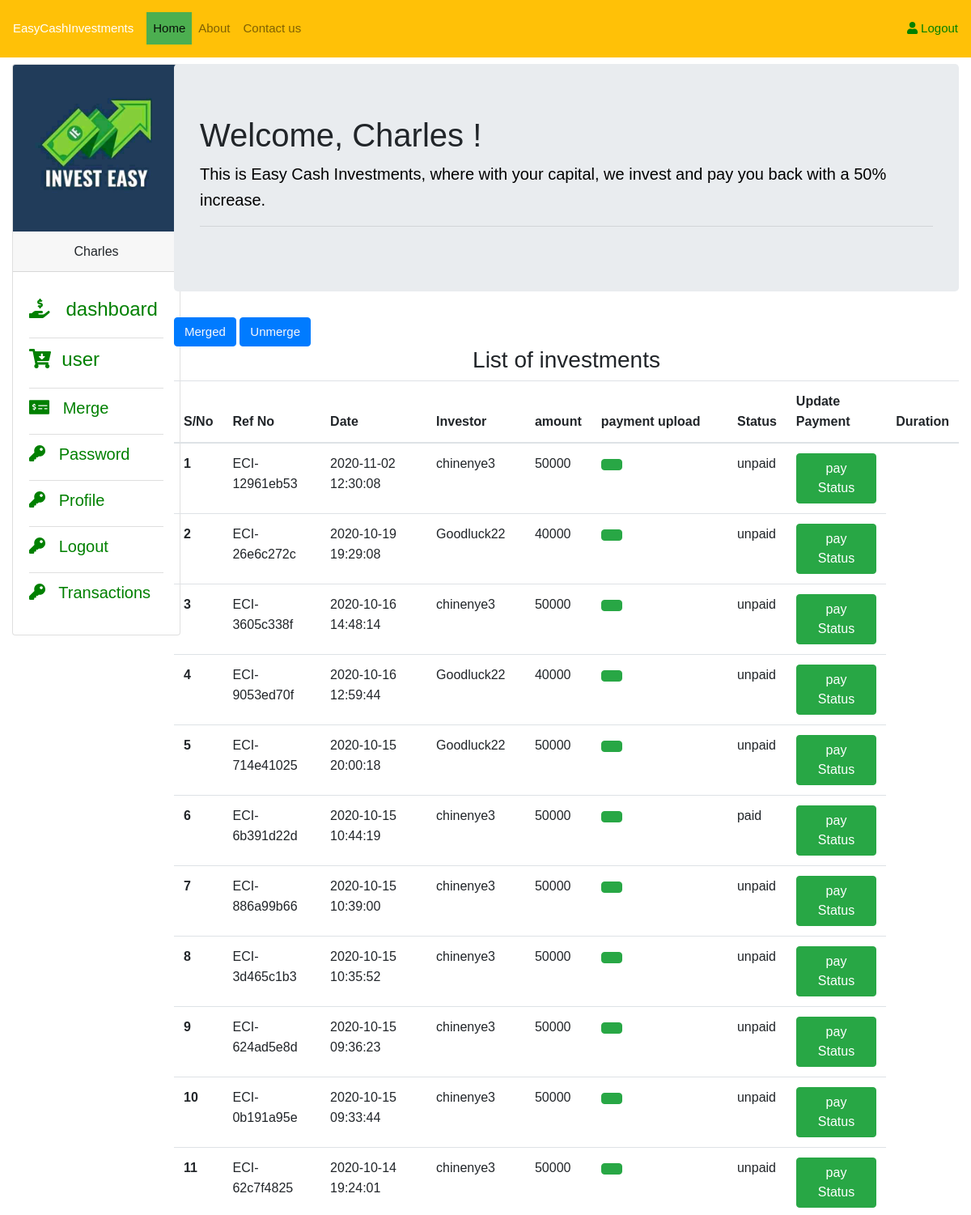
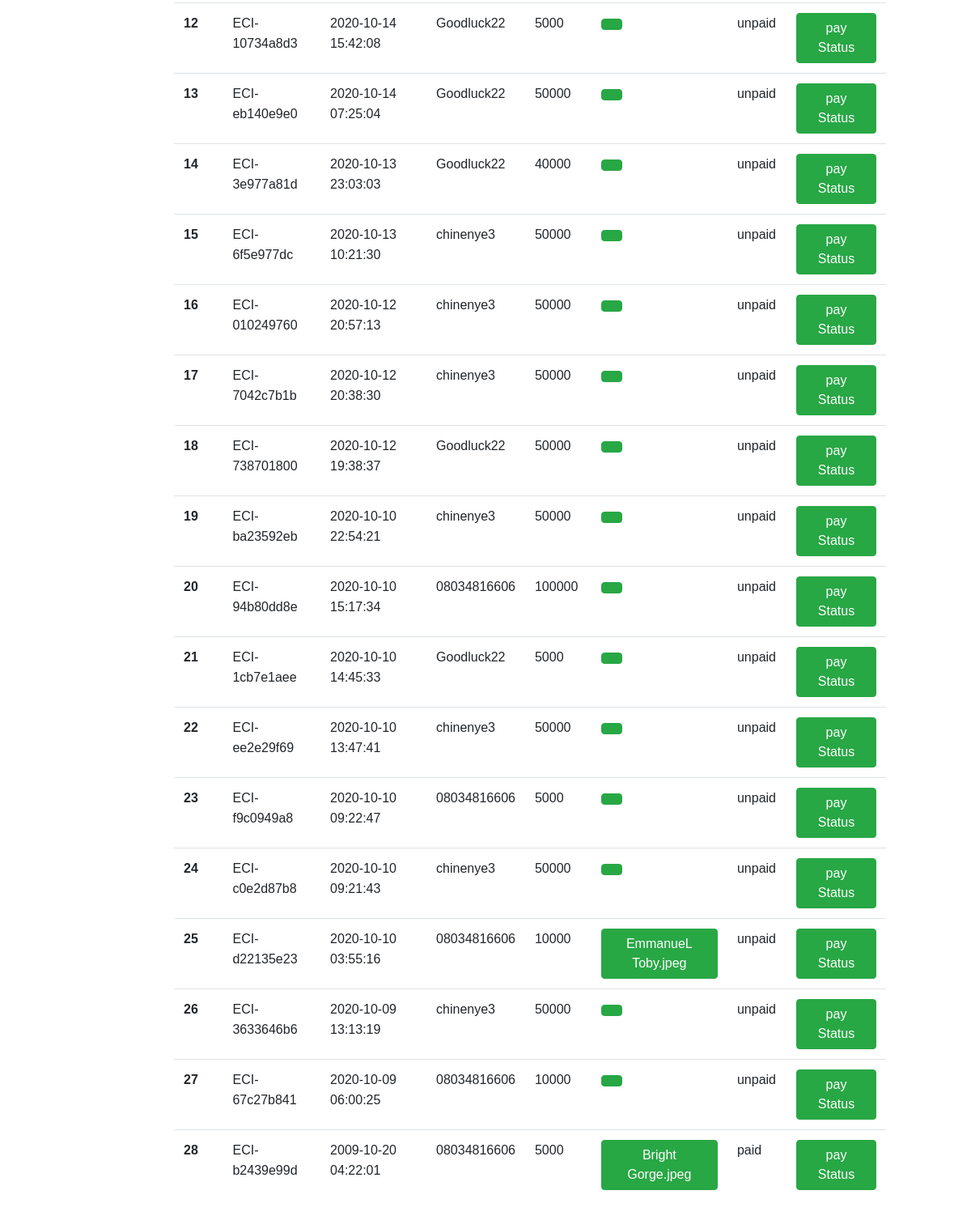
Screenshot of /admin/merging.php (signed in) with the database file from the repository (2 pictures, top to bottom).
### tables this page shows
CREATE TABLE `invest` (
  `invest_id` int(22) NOT NULL,
  `ref_no` varchar(255) NOT NULL,
  `uname` varchar(255) NOT NULL,
  `amount` varchar(255) NOT NULL,
  `date` datetime NOT NULL,
  `amt_status` varchar(255) NOT NULL,
  `mer_status` varchar(255) NOT NULL,
  `upload` varchar(255) NOT NULL
);

### admin/merging.php (the view, shortened to what this page needs)
    <?php
   include('includes/config.php');
   if(!isset($_SESSION['email'])){
     echo"<script>window.open('login.php','_self')</script>";
   }
   else{
   ?>
    <!DOCTYPE html>
    <html>
    <head>
      <link rel="stylesheet" href="assets/bootstrap.min.css" type="text/css">
      <link rel="stylesheet" href="assets/all.min.css" type="text/css">
      <link rel="stylesheet" href="assets/style.css">
    </head>
    <body>
    <nav class="navbar navbar-expand-lg navbar-light bg-warning">
      <a class="navbar-brand text-white " href="index.php">EasyCashInvestments</a>
      <div class="collapse navbar-collapse" id="navbarSupportedContent">
        <ul class="navbar-nav mr-auto">
            <li class="nav-item active">
              <a class="nav-link" href="index.php">Home <span class="sr-only">(current)</span></a>
           </li>
           <li class="nav-item">
            <a class="nav-link" href="#about">About</a>
          </li>
          <li class="nav-item">
            <a class="nav-link" href="invest.php">Contact us</a>
          </li>
        </ul>
           <ul class="text-inline my-2 my-lg-0">
             <li class="nav-item">
              <a class="btn btn-success dropdown-item" href="logout.php"><i class="fa fa-user"></i>&nbsp;Logout</a>
          </li>
           </ul>
      </div>
    </nav>
    <div class="container-fluid">
      <div class="row">
          <div class="col-md-2 mt-2 mb-1">
              <div class="card" style="width: 13rem;">
                <img src="../g1.jpg" class="card-img-top" alt="...">
                <div class="card-header text-center">
                 <?php
                 if(isset($_SESSION['email'])){
                    $email = $_SESSION['email'];
                    $get_name = "SELECT * FROM admin WHERE email = '$email'";
                    $name_query = mysqli_query($conn, $get_name);
                    while($name_row = mysqli_fetch_assoc($name_query)){
                        $fname = $name_row['fname'];
                        echo"$fname";
                    }
                 }
                  ?>
                </div>
                <div class="card-body">
                   <ul class="list-group list-group-flush">
                      <li class="list-group-item font-weight-bold  px-0"><a href="index.php"><h4><i class="fas fa-hand-holding-usd"></i> &nbsp; dashboard</h4></a></li>
                       <li class='list-group-item font-weight-bold  px-0'><a href='user.php'><h4><i class='fas fa-cart-arrow-down'></i> &nbsp;user</h4></a></li>
                     <li class='list-group-item font-weight-bold  px-0'><a href='merging.php'><h5><i class='fas fa-money-check-alt'></i> &nbsp; Merge </h5></a></li>
                       <li class='list-group-item font-weight-bold  px-0'><a href='password.php'><h5><i class='fas fa-key'></i> &nbsp; Password</h5></a></li>
                       <li class='list-group-item font-weight-bold px-0'><a href='profile.php'><h5><i class='fas fa-key'></i> &nbsp; Profile</h5></a></li>
                       <li class='list-group-item font-weight-bold px-0'><a href='logout.php'><h5><i class='fas fa-key'></i> &nbsp; Logout</h5></a></li>
                       <li class='list-group-item font-weight-bold px-0'><a href='transaction.php'><h5><i class='fas fa-key'></i> &nbsp; Transactions</h5></a></li>
                      </ul>
               </div>
              </div>
          </div>
          <div class="col-md-10 mt-2 mb-1">
              <div class="jumbotron">
                 <?php
                 if(isset($_SESSION['email'])){
                    $email = $_SESSION['email'];
                    $get_name = "SELECT * FROM admin WHERE email = '$email'";
                    $name_query = mysqli_query($conn, $get_name);
                    while($name_row = mysqli_fetch_assoc($name_query)){
                        $fname = $name_row['fname'];
                        echo"<h1 class='display-5'>Welcome, $fname!</h1>";
                    }
                 }
                  ?>
                 <p class="lead">This is Easy Cash Investments, where with your capital, we invest and pay you back with a 50% increase.
                 </p>
                 <hr>
              </div>
              <div class="">
                  <a href="merging.php?mer=merge" class="btn btn-primary text-light">Merged</a>
                  <a href="merging.php?mer=unmerge" class="btn btn-primary text-light">Unmerge</a>
              </div>
               <div class="table-responsive">
                  <h3 align="center">List of investments</h3>
                  <div id="jsGrid">
                      <form action="merging.php" method="post" enctype="multipart/form-data">
                       <table class="table table-hover">
                         <thead>
                            <tr>
                              <th scope="col">S/No</th>
                              <th scope="col">Ref No</th>
                              <th scope="col">Date</th>
                              <th scope="col">Investor</th>
                              <th scope="col">amount</th>
                              <th scope="col">payment upload</th>
                              <th scope="col">Status</th>
                              <th scope="col">Update Payment</th>
                              <th scope="col">Duration</th>
                            </tr>
                       </thead>
                       <tbody>
        <?php
        if(!isset($_GET['mer'])){
             $i=1;
           $get_allinvest = "SELECT * FROM invest  WHERE mer_status = 'unmerged' ORDER BY 1 DESC";
           $invest_query = mysqli_query($conn,$get_allinvest);
           $invest_count = mysqli_num_rows($invest_query);
           if($invest_count>0){
               while($invest_row = mysqli_fetch_assoc($invest_query)){
            $ref_no = $invest_row['ref_no'];
            $invest_id = $invest_row['invest_id'];
            $uname = $invest_row['uname'];
            $amount = $invest_row['amount'];
            $amt_status = $invest_row['amt_status'];
            $upload = $invest_row['upload'];
            $date = $invest_row['date'];
            echo"
               <tr>
                   <th scope='row'>$i</th>
                   <td>$ref_no</td>
                   <td>$date</td>
                   <td>$uname</td>
                   <td>$amount</td>
                   <td><button class='btn btn-success' data-toggle='modal' data-target='#bankdetails'>$upload</button></td>
                   <td>$amt_status</td>
                               <td>
                               <form action='merging.php' method='post'><input type='hidden' name='update' value='$invest_id'><button type='submit'class='btn btn-success' name='pay'>pay Status</button></form></td>
               </tr>
            ";
            $i++;
           }
           }
           else{
               echo"
               <tr>
                   <td colspan='5'>You Don't have any Merged investor</th>
               </tr>
            ";
           }
             }
        ?>
                       </tbody>
                </table>
                    </form>
                  </div>
              </div>
          </div>
      </div>
    </div>
  </body>
</html>
<?php
    }
?>

### admin/assets/style.css (style rules this page uses)
* { padding:0; margin:0; }
html { background-color: tan; }
body { font:16px/1.6 Arial, sans-serif; }
.active { background-color: #4CAF50; color: white; }
h4 { font: bold; color: green; }
p { color: black; font-size: 17px; }
ul { margin: 0; padding: 0; top: 2em; left: 1em }
ul { text-decoration: none }
a:link { color: green; font-size: 15px; }
.nav-item { list-style-type: none; }
.dropdown-item { padding:1.0rem 0 !important; }
.list-group-item { list-style-type: none; text-decoration: none; }

### rows the page displays
invest: ref_no "ECI-12961eb53", date "2020-11-02 12:30:08", uname "chinenye3", amount "50000", amt_status "unpaid"
invest: ref_no "ECI-26e6c272c", date "2020-10-19 19:29:08", uname "Goodluck22", amount "40000", amt_status "unpaid"
invest: ref_no "ECI-3605c338f", date "2020-10-16 14:48:14", uname "chinenye3", amount "50000", amt_status "unpaid"
invest: ref_no "ECI-9053ed70f", date "2020-10-16 12:59:44", uname "Goodluck22", amount "40000", amt_status "unpaid"
invest: ref_no "ECI-714e41025", date "2020-10-15 20:00:18", uname "Goodluck22", amount "50000", amt_status "unpaid"
invest: ref_no "ECI-6b391d22d", date "2020-10-15 10:44:19", uname "chinenye3", amount "50000", amt_status "paid"
invest: ref_no "ECI-886a99b66", date "2020-10-15 10:39:00", uname "chinenye3", amount "50000", amt_status "unpaid"
invest: ref_no "ECI-3d465c1b3", date "2020-10-15 10:35:52", uname "chinenye3", amount "50000", amt_status "unpaid"
invest: ref_no "ECI-624ad5e8d", date "2020-10-15 09:36:23", uname "chinenye3", amount "50000", amt_status "unpaid"
invest: ref_no "ECI-0b191a95e", date "2020-10-15 09:33:44", uname "chinenye3", amount "50000", amt_status "unpaid"
invest: ref_no "ECI-62c7f4825", date "2020-10-14 19:24:01", uname "chinenye3", amount "50000", amt_status "unpaid"
invest: ref_no "ECI-10734a8d3", date "2020-10-14 15:42:08", uname "Goodluck22", amount "5000", amt_status "unpaid"
invest: ref_no "ECI-eb140e9e0", date "2020-10-14 07:25:04", uname "Goodluck22", amount "50000", amt_status "unpaid"
invest: ref_no "ECI-3e977a81d", date "2020-10-13 23:03:03", uname "Goodluck22", amount "40000", amt_status "unpaid"
invest: ref_no "ECI-6f5e977dc", date "2020-10-13 10:21:30", uname "chinenye3", amount "50000", amt_status "unpaid"
invest: ref_no "ECI-010249760", date "2020-10-12 20:57:13", uname "chinenye3", amount "50000", amt_status "unpaid"
invest: ref_no "ECI-7042c7b1b", date "2020-10-12 20:38:30", uname "chinenye3", amount "50000", amt_status "unpaid"
invest: ref_no "ECI-738701800", date "2020-10-12 19:38:37", uname "Goodluck22", amount "50000", amt_status "unpaid"
invest: ref_no "ECI-ba23592eb", date "2020-10-10 22:54:21", uname "chinenye3", amount "50000", amt_status "unpaid"
invest: ref_no "ECI-94b80dd8e", date "2020-10-10 15:17:34", uname "08034816606", amount "100000", amt_status "unpaid"
invest: ref_no "ECI-1cb7e1aee", date "2020-10-10 14:45:33", uname "Goodluck22", amount "5000", amt_status "unpaid"
invest: ref_no "ECI-ee2e29f69", date "2020-10-10 13:47:41", uname "chinenye3", amount "50000", amt_status "unpaid"
invest: ref_no "ECI-f9c0949a8", date "2020-10-10 09:22:47", uname "08034816606", amount "5000", amt_status "unpaid"
invest: ref_no "ECI-c0e2d87b8", date "2020-10-10 09:21:43", uname "chinenye3", amount "50000", amt_status "unpaid"
invest: ref_no "ECI-d22135e23", date "2020-10-10 03:55:16", uname "08034816606", amount "10000", upload "EmmanueL Toby.jpeg", amt_status "unpaid"
invest: ref_no "ECI-3633646b6", date "2020-10-09 13:13:19", uname "chinenye3", amount "50000", amt_status "unpaid"
invest: ref_no "ECI-67c27b841", date "2020-10-09 06:00:25", uname "08034816606", amount "10000", amt_status "unpaid"
invest: ref_no "ECI-b2439e99d", date "2009-10-20 04:22:01", uname "08034816606", amount "5000", upload "Bright Gorge.jpeg", amt_status "paid"

### other values shown
$fname "Charles"
